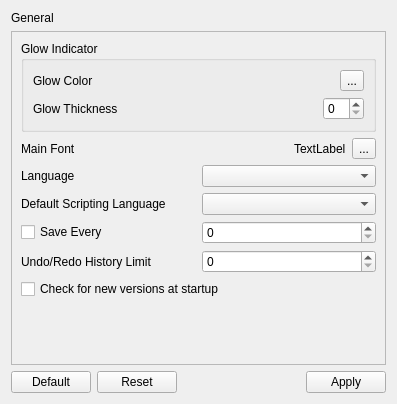
<?xml version="1.0" encoding="UTF-8"?>
<ui version="4.0">
 <class>ApplicationSettingsPage</class>
 <widget class="QWidget" name="ApplicationSettingsPage">
  <property name="geometry">
   <rect>
    <x>0</x>
    <y>0</y>
    <width>397</width>
    <height>404</height>
   </rect>
  </property>
  <property name="windowTitle">
   <string>Form</string>
  </property>
  <layout class="QGridLayout" name="gridLayout">
   <item row="1" column="0">
    <widget class="QScrollArea" name="scrollArea">
     <property name="widgetResizable">
      <bool>true</bool>
     </property>
     <widget class="QWidget" name="scrollAreaWidgetContents">
      <property name="geometry">
       <rect>
        <x>0</x>
        <y>0</y>
        <width>377</width>
        <height>328</height>
       </rect>
      </property>
      <layout class="QVBoxLayout" name="verticalLayout">
       <item>
        <widget class="QGroupBox" name="glowIndicatorGroupBox">
         <property name="title">
          <string>Glow Indicator</string>
         </property>
         <layout class="QVBoxLayout" name="verticalLayout_4">
          <item>
           <layout class="QHBoxLayout" name="horizontalLayout_7">
            <property name="spacing">
             <number>6</number>
            </property>
            <item>
             <widget class="QLabel" name="glowColorTextLabel">
              <property name="text">
               <string>Glow Color</string>
              </property>
             </widget>
            </item>
            <item>
             <spacer name="horizontalSpacer_7">
              <property name="orientation">
               <enum>Qt::Horizontal</enum>
              </property>
              <property name="sizeHint" stdset="0">
               <size>
                <width>40</width>
                <height>20</height>
               </size>
              </property>
             </spacer>
            </item>
            <item>
             <widget class="ColorLabel" name="glowColorLabel">
              <property name="text">
               <string/>
              </property>
             </widget>
            </item>
            <item>
             <widget class="QToolButton" name="glowColorButton">
              <property name="text">
               <string>...</string>
              </property>
             </widget>
            </item>
           </layout>
          </item>
          <item>
           <layout class="QHBoxLayout" name="horizontalLayout_8">
            <item>
             <widget class="QLabel" name="glowThicknessTextLabel">
              <property name="text">
               <string>Glow Thickness</string>
              </property>
             </widget>
            </item>
            <item>
             <spacer name="horizontalSpacer_8">
              <property name="orientation">
               <enum>Qt::Horizontal</enum>
              </property>
              <property name="sizeHint" stdset="0">
               <size>
                <width>40</width>
                <height>20</height>
               </size>
              </property>
             </spacer>
            </item>
            <item>
             <widget class="QSpinBox" name="glowThicknessSpinBox"/>
            </item>
           </layout>
          </item>
         </layout>
        </widget>
       </item>
       <item>
        <layout class="QHBoxLayout" name="horizontalLayout_3">
         <item>
          <widget class="QLabel" name="fontLabel">
           <property name="text">
            <string>Main Font</string>
           </property>
          </widget>
         </item>
         <item>
          <spacer name="horizontalSpacer_3">
           <property name="orientation">
            <enum>Qt::Horizontal</enum>
           </property>
           <property name="sizeHint" stdset="0">
            <size>
             <width>40</width>
             <height>20</height>
            </size>
           </property>
          </spacer>
         </item>
         <item>
          <widget class="QLabel" name="fontvalueLabel">
           <property name="text">
            <string>TextLabel</string>
           </property>
          </widget>
         </item>
         <item>
          <widget class="QToolButton" name="fontToolButton">
           <property name="text">
            <string>...</string>
           </property>
          </widget>
         </item>
        </layout>
       </item>
       <item>
        <layout class="QHBoxLayout" name="horizontalLayout_2">
         <item>
          <widget class="QLabel" name="languageLabel">
           <property name="text">
            <string>Language</string>
           </property>
          </widget>
         </item>
         <item>
          <widget class="QComboBox" name="languageComboBox"/>
         </item>
        </layout>
       </item>
       <item>
        <layout class="QHBoxLayout" name="horizontalLayout_4">
         <item>
          <widget class="QLabel" name="scriptingLabel">
           <property name="text">
            <string>Default Scripting Language</string>
           </property>
          </widget>
         </item>
         <item>
          <widget class="QComboBox" name="scriptingComboBox"/>
         </item>
        </layout>
       </item>
       <item>
        <layout class="QHBoxLayout" name="horizontalLayout_5">
         <item>
          <widget class="QCheckBox" name="saveCheckBox">
           <property name="text">
            <string>Save Every</string>
           </property>
          </widget>
         </item>
         <item>
          <widget class="QSpinBox" name="saveSpinBox"/>
         </item>
        </layout>
       </item>
       <item>
        <layout class="QHBoxLayout" name="horizontalLayout_6">
         <item>
          <widget class="QLabel" name="undoLabel">
           <property name="text">
            <string>Undo/Redo History Limit</string>
           </property>
          </widget>
         </item>
         <item>
          <widget class="QSpinBox" name="undoSpinBox"/>
         </item>
        </layout>
       </item>
       <item>
        <widget class="QCheckBox" name="versionCheckBox">
         <property name="text">
          <string>Check for new versions at startup</string>
         </property>
        </widget>
       </item>
       <item>
        <spacer name="verticalSpacer">
         <property name="orientation">
          <enum>Qt::Vertical</enum>
         </property>
         <property name="sizeHint" stdset="0">
          <size>
           <width>20</width>
           <height>40</height>
          </size>
         </property>
        </spacer>
       </item>
      </layout>
     </widget>
    </widget>
   </item>
   <item row="2" column="0">
    <layout class="QHBoxLayout" name="horizontalLayout">
     <item>
      <widget class="QPushButton" name="defaultsPushButton">
       <property name="text">
        <string>Default</string>
       </property>
      </widget>
     </item>
     <item>
      <widget class="QPushButton" name="resetPushButton">
       <property name="text">
        <string>Reset</string>
       </property>
      </widget>
     </item>
     <item>
      <spacer name="horizontalSpacer">
       <property name="orientation">
        <enum>Qt::Horizontal</enum>
       </property>
       <property name="sizeHint" stdset="0">
        <size>
         <width>40</width>
         <height>20</height>
        </size>
       </property>
      </spacer>
     </item>
     <item>
      <widget class="QPushButton" name="applyPushButton">
       <property name="text">
        <string>Apply</string>
       </property>
      </widget>
     </item>
    </layout>
   </item>
   <item row="0" column="0">
    <widget class="QLabel" name="titleLabel">
     <property name="text">
      <string>General</string>
     </property>
    </widget>
   </item>
  </layout>
 </widget>
 <customwidgets>
  <customwidget>
   <class>ColorLabel</class>
   <extends>QLabel</extends>
   <header>../widgets/ColorLabel.h</header>
  </customwidget>
 </customwidgets>
 <resources/>
 <connections/>
</ui>
